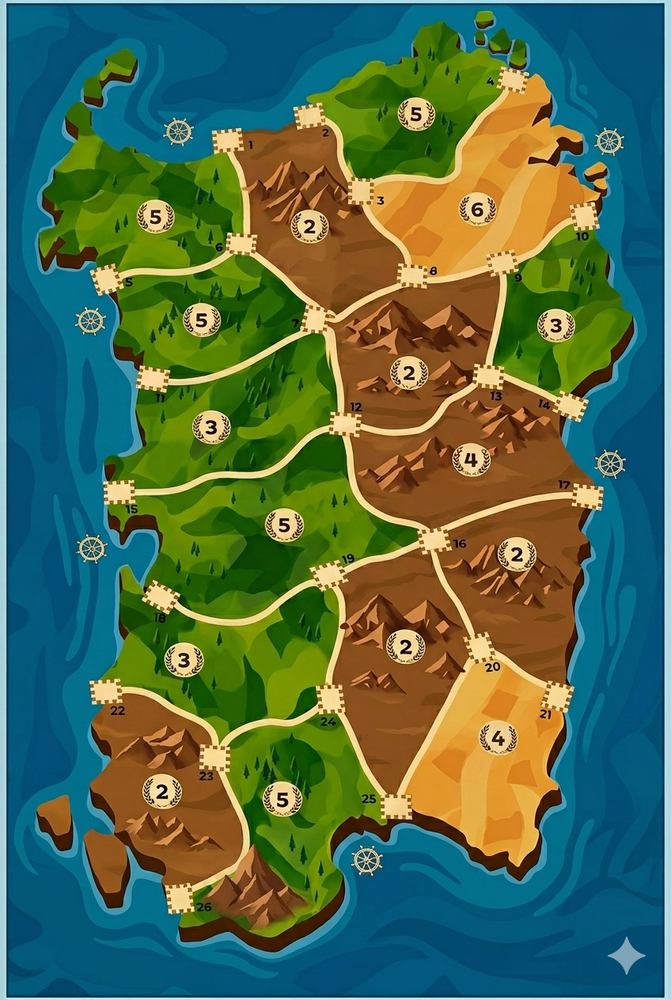
#> input picture apps/frontend/src/assets/map.png, 671 x 1000 px, shrunk from 848 x 1264 before the run
$ python scan2.py
#> lines starting #> are read from the running program, lines starting #| are printed output that depends on the picture; after the words box and inside, x2 and y2 are one past the last pixel; in counts of white or black regions, pixels touching at a corner belong together
import cv2
import pytesseract
from pytesseract import Output

img = cv2.imread('apps/frontend/src/assets/map.png')
#> img is the input picture: shape (1000, 671, 3); mean B, G, R 77, 107.9, 77.9
gray = cv2.cvtColor(img, cv2.COLOR_BGR2GRAY)
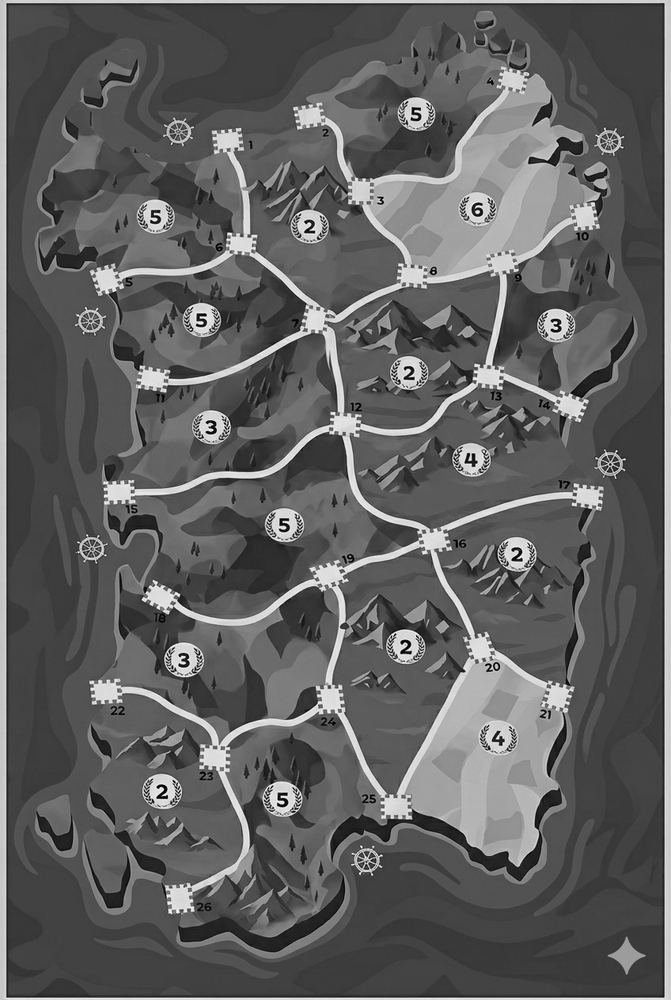
#> gray: shape (1000, 671); min 0, max 252, mean 95.4

# Binarize the image to improve OCR
_, thresh = cv2.threshold(gray, 150, 255, cv2.THRESH_BINARY)
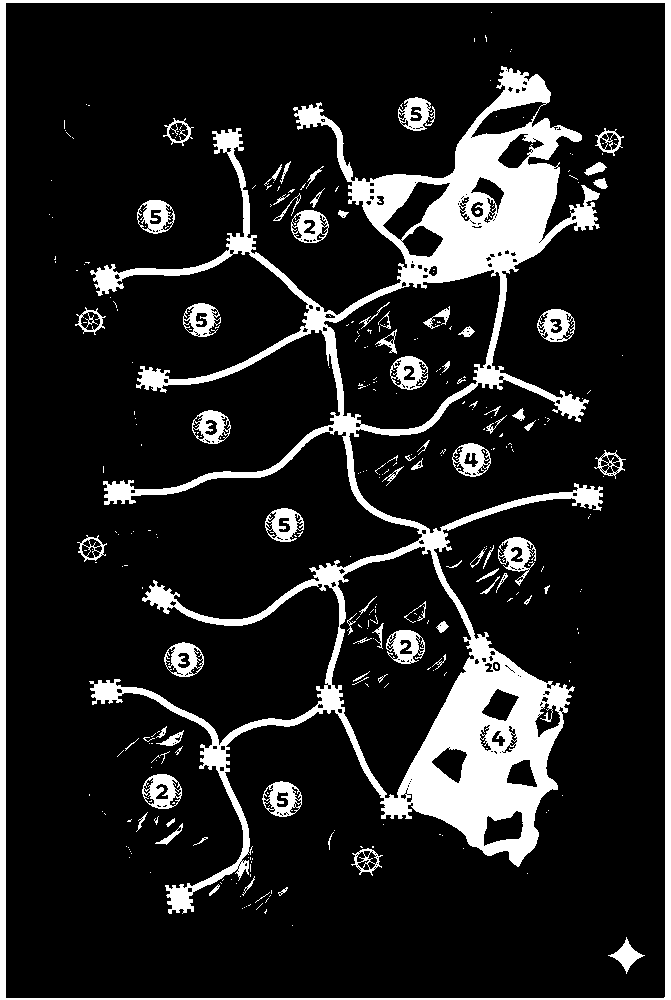
#> thresh: shape (1000, 671); 14.3% white; 331 white regions (253 under 20 px), largest, box (x1, y1, x2, y2) and area: (89, 66, 603, 914) 64515, (0, 0, 671, 1000) 15296, (142, 774, 182, 809) 791

#> (the run stopped early here; a loop or call above may not have finished)
